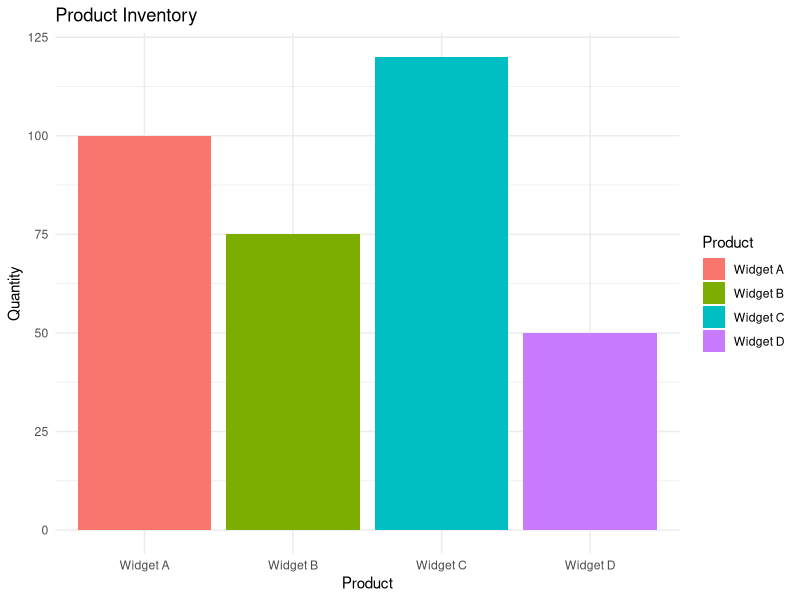
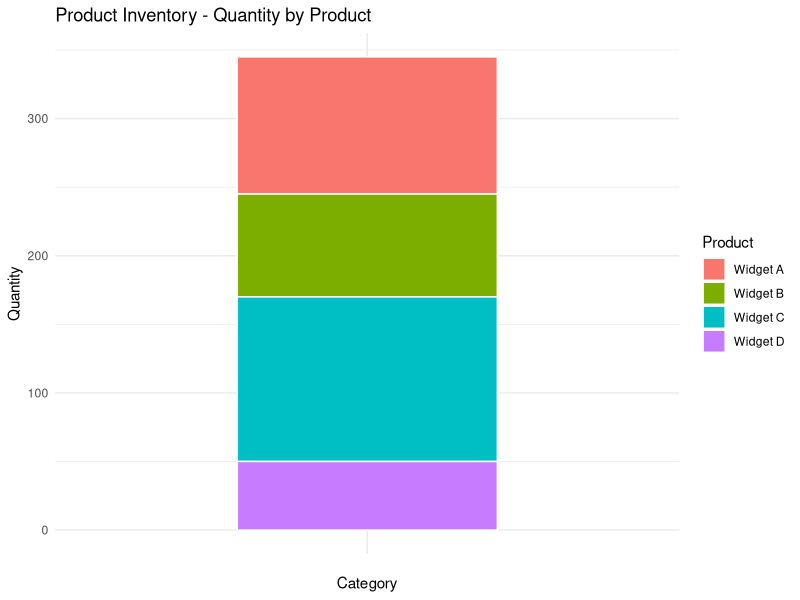

The R source for these figures, in order:
# Install and load necessary libraries
install.packages("ggplot2")
library(ggplot2)

# Create the inventory data frame
inventory <- data.frame(
  Product = c("Widget A", "Widget B", "Widget C", "Widget D"),
  Quantity = c(100, 75, 120, 50),
  Price = c(10.00, 15.00, 8.50, 20.00)
)
#1
# Create a bar chart
bar_chart <- ggplot(inventory, aes(x = Product, y = Quantity, fill = Product)) +
  geom_bar(stat = "identity") +
  labs(title = "Product Inventory",
       x = "Product",
       y = "Quantity") +
  theme_minimal()

# Display the chart
print(bar_chart)
#2
ggplot(inventory, aes(x = "", y = Quantity, fill = Product)) +
  geom_bar(stat = "identity", width = 0.5, color = "white") +
  labs(title = "Product Inventory - Quantity by Product",
       x = "Category",
       y = "Quantity",
       fill = "Product") +
  theme_minimal()
#3
library(kableExtra)
kable(inventory, caption = "iventory") %>%
  kable_styling()
